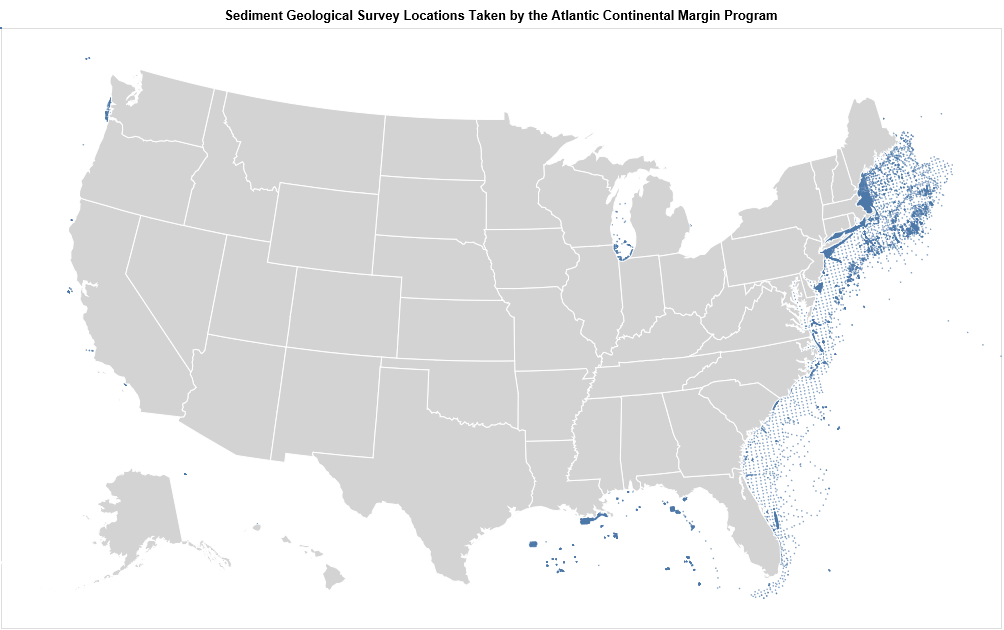

This figure's Python source:
import os

import altair
from pandas import read_csv
from vega_datasets import data

dataset = read_csv(os.path.abspath('../../csv/geo_texture.csv'), low_memory=False)

# Altair can only process 5000 rows at a time, so the datasets are broken up into manageable sets.
dataset_1 = dataset.iloc[:5000]
dataset_2 = dataset.iloc[5001:10000]
dataset_3 = dataset.iloc[10001:15000]
dataset_4 = dataset.iloc[15001:20000]
dataset_5 = dataset.iloc[20001:25000]
dataset_6 = dataset.iloc[25001:30000]

# Create a map chart for each subset of the data.
map_chart_1 = altair.Chart(dataset_1).mark_circle(size=3).encode(
    longitude='LONGITUDE:Q',
    latitude='LATITUDE:Q'
).project(type='albersUsa').properties(
    width=1000,
    height=600
)

map_chart_2 = altair.Chart(dataset_2).mark_circle(size=3).encode(
    longitude='LONGITUDE:Q',
    latitude='LATITUDE:Q'
).project(type='albersUsa').properties(
    width=1000,
    height=600
)

map_chart_3 = altair.Chart(dataset_3).mark_circle(size=3).encode(
    longitude='LONGITUDE:Q',
    latitude='LATITUDE:Q'
).project(type='albersUsa').properties(
    width=1000,
    height=600
)

map_chart_4 = altair.Chart(dataset_4).mark_circle(size=3).encode(
    longitude='LONGITUDE:Q',
    latitude='LATITUDE:Q'
).project(type='albersUsa').properties(
    width=1000,
    height=600
)

map_chart_5 = altair.Chart(dataset_5).mark_circle(size=3).encode(
    longitude='LONGITUDE:Q',
    latitude='LATITUDE:Q'
).project(type='albersUsa').properties(
    width=1000,
    height=600
)

map_chart_6 = altair.Chart(dataset_6).mark_circle(size=3).encode(
    longitude='LONGITUDE:Q',
    latitude='LATITUDE:Q'
).project(type='albersUsa').properties(
    width=1000,
    height=600
)

# Grab the geological data for the USA. It will be used as the background of chart, giving context.
states = altair.topo_feature(data.us_10m.url, feature='states')

# Add labels and background.
background = altair.Chart(states).mark_geoshape(
    fill='lightgray',
    stroke='white'
).properties(
    width=1000,
    height=600,
    title='Sediment Geological Survey Locations Taken by the Atlantic Continental Margin Program'
).project('albersUsa')

# Merge all subsets of data from the CSV and the background layet
full_map_chart = altair.layer(
    map_chart_1,
    map_chart_2,
    map_chart_3,
    map_chart_4,
    map_chart_5,
    map_chart_6,
    background
)

full_map_chart.save('map_chart.html')
